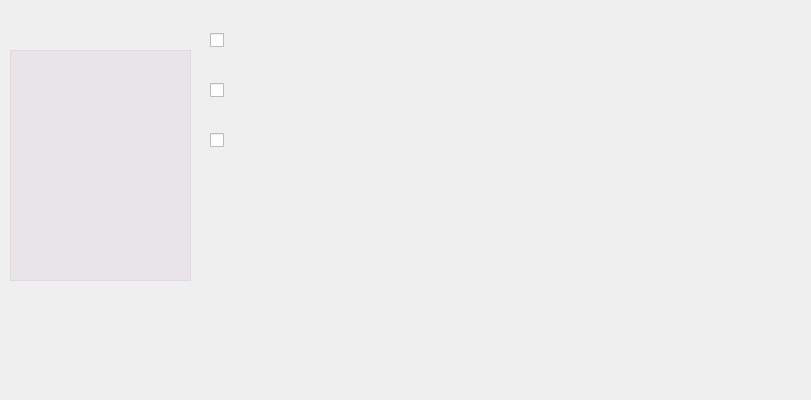
<?xml version="1.0" encoding="UTF-8"?>
<ui version="4.0">
 <class>work_sen</class>
 <widget class="QWidget" name="work_sen">
  <property name="geometry">
   <rect>
    <x>0</x>
    <y>0</y>
    <width>811</width>
    <height>400</height>
   </rect>
  </property>
  <property name="windowTitle">
   <string>Form</string>
  </property>
  <widget class="QPushButton" name="back">
   <property name="geometry">
    <rect>
     <x>314</x>
     <y>352</y>
     <width>173</width>
     <height>36</height>
    </rect>
   </property>
   <property name="font">
    <font>
     <family>Acrom Medium</family>
    </font>
   </property>
   <property name="styleSheet">
    <string notr="true">border-radius:3px</string>
   </property>
   <property name="text">
    <string/>
   </property>
  </widget>
  <widget class="QPushButton" name="on_true">
   <property name="geometry">
    <rect>
     <x>324</x>
     <y>298</y>
     <width>157</width>
     <height>31</height>
    </rect>
   </property>
   <property name="font">
    <font>
     <family>Acrom Medium</family>
    </font>
   </property>
   <property name="styleSheet">
    <string notr="true">border-radius:3px</string>
   </property>
   <property name="text">
    <string/>
   </property>
  </widget>
  <widget class="QPushButton" name="on_false">
   <property name="geometry">
    <rect>
     <x>483</x>
     <y>298</y>
     <width>157</width>
     <height>31</height>
    </rect>
   </property>
   <property name="font">
    <font>
     <family>Acrom Medium</family>
    </font>
   </property>
   <property name="styleSheet">
    <string notr="true">border-radius:3px</string>
   </property>
   <property name="text">
    <string/>
   </property>
  </widget>
  <widget class="QCheckBox" name="water_set">
   <property name="geometry">
    <rect>
     <x>210</x>
     <y>30</y>
     <width>30</width>
     <height>20</height>
    </rect>
   </property>
   <property name="font">
    <font>
     <family>Acrom Medium</family>
    </font>
   </property>
   <property name="text">
    <string/>
   </property>
  </widget>
  <widget class="QLabel" name="water_have">
   <property name="geometry">
    <rect>
     <x>420</x>
     <y>10</y>
     <width>150</width>
     <height>20</height>
    </rect>
   </property>
   <property name="font">
    <font>
     <family>Acrom Medium</family>
    </font>
   </property>
   <property name="text">
    <string/>
   </property>
  </widget>
  <widget class="QPushButton" name="have_true">
   <property name="geometry">
    <rect>
     <x>5</x>
     <y>298</y>
     <width>157</width>
     <height>31</height>
    </rect>
   </property>
   <property name="font">
    <font>
     <family>Acrom Medium</family>
    </font>
   </property>
   <property name="styleSheet">
    <string notr="true">border-radius:3px</string>
   </property>
   <property name="text">
    <string/>
   </property>
  </widget>
  <widget class="QPushButton" name="have_false">
   <property name="geometry">
    <rect>
     <x>164</x>
     <y>298</y>
     <width>157</width>
     <height>31</height>
    </rect>
   </property>
   <property name="font">
    <font>
     <family>Acrom Medium</family>
    </font>
   </property>
   <property name="styleSheet">
    <string notr="true">border-radius:3px</string>
   </property>
   <property name="text">
    <string/>
   </property>
  </widget>
  <widget class="QLabel" name="water_proc">
   <property name="geometry">
    <rect>
     <x>300</x>
     <y>55</y>
     <width>51</width>
     <height>20</height>
    </rect>
   </property>
   <property name="font">
    <font>
     <family>Acrom Medium</family>
    </font>
   </property>
   <property name="styleSheet">
    <string notr="true">color: rgb(238, 238, 236);</string>
   </property>
   <property name="text">
    <string/>
   </property>
  </widget>
  <widget class="QLabel" name="water_norm">
   <property name="geometry">
    <rect>
     <x>410</x>
     <y>40</y>
     <width>361</width>
     <height>20</height>
    </rect>
   </property>
   <property name="font">
    <font>
     <family>Acrom Medium</family>
    </font>
   </property>
   <property name="text">
    <string/>
   </property>
  </widget>
  <widget class="QLabel" name="water_on">
   <property name="geometry">
    <rect>
     <x>580</x>
     <y>10</y>
     <width>150</width>
     <height>20</height>
    </rect>
   </property>
   <property name="font">
    <font>
     <family>Acrom Medium</family>
    </font>
   </property>
   <property name="text">
    <string/>
   </property>
  </widget>
  <widget class="QLabel" name="gas_proc">
   <property name="geometry">
    <rect>
     <x>300</x>
     <y>102</y>
     <width>51</width>
     <height>20</height>
    </rect>
   </property>
   <property name="font">
    <font>
     <family>Acrom Medium</family>
    </font>
   </property>
   <property name="styleSheet">
    <string notr="true">color: rgb(238, 238, 236);</string>
   </property>
   <property name="text">
    <string/>
   </property>
  </widget>
  <widget class="QLabel" name="gas_on">
   <property name="geometry">
    <rect>
     <x>580</x>
     <y>70</y>
     <width>150</width>
     <height>20</height>
    </rect>
   </property>
   <property name="font">
    <font>
     <family>Acrom Medium</family>
    </font>
   </property>
   <property name="text">
    <string/>
   </property>
  </widget>
  <widget class="QCheckBox" name="gas_set">
   <property name="geometry">
    <rect>
     <x>210</x>
     <y>80</y>
     <width>30</width>
     <height>20</height>
    </rect>
   </property>
   <property name="font">
    <font>
     <family>Acrom Medium</family>
    </font>
   </property>
   <property name="text">
    <string/>
   </property>
  </widget>
  <widget class="QLabel" name="gas_have">
   <property name="geometry">
    <rect>
     <x>420</x>
     <y>70</y>
     <width>150</width>
     <height>20</height>
    </rect>
   </property>
   <property name="font">
    <font>
     <family>Acrom Medium</family>
    </font>
   </property>
   <property name="text">
    <string/>
   </property>
  </widget>
  <widget class="QLabel" name="gas_norm">
   <property name="geometry">
    <rect>
     <x>410</x>
     <y>100</y>
     <width>361</width>
     <height>20</height>
    </rect>
   </property>
   <property name="font">
    <font>
     <family>Acrom Medium</family>
    </font>
   </property>
   <property name="text">
    <string/>
   </property>
  </widget>
  <widget class="QLabel" name="temp_proc">
   <property name="geometry">
    <rect>
     <x>300</x>
     <y>152</y>
     <width>51</width>
     <height>20</height>
    </rect>
   </property>
   <property name="font">
    <font>
     <family>Acrom Medium</family>
    </font>
   </property>
   <property name="styleSheet">
    <string notr="true">color: rgb(238, 238, 236);</string>
   </property>
   <property name="text">
    <string/>
   </property>
  </widget>
  <widget class="QLabel" name="temp_on">
   <property name="geometry">
    <rect>
     <x>580</x>
     <y>130</y>
     <width>150</width>
     <height>20</height>
    </rect>
   </property>
   <property name="font">
    <font>
     <family>Acrom Medium</family>
    </font>
   </property>
   <property name="text">
    <string/>
   </property>
  </widget>
  <widget class="QCheckBox" name="temp_set">
   <property name="geometry">
    <rect>
     <x>210</x>
     <y>130</y>
     <width>29</width>
     <height>20</height>
    </rect>
   </property>
   <property name="font">
    <font>
     <family>Acrom Medium</family>
    </font>
   </property>
   <property name="text">
    <string/>
   </property>
  </widget>
  <widget class="QLabel" name="temp_have">
   <property name="geometry">
    <rect>
     <x>420</x>
     <y>130</y>
     <width>150</width>
     <height>20</height>
    </rect>
   </property>
   <property name="font">
    <font>
     <family>Acrom Medium</family>
    </font>
   </property>
   <property name="text">
    <string/>
   </property>
  </widget>
  <widget class="QLabel" name="temp_norm">
   <property name="geometry">
    <rect>
     <x>410</x>
     <y>160</y>
     <width>361</width>
     <height>20</height>
    </rect>
   </property>
   <property name="font">
    <font>
     <family>Acrom Medium</family>
    </font>
   </property>
   <property name="text">
    <string/>
   </property>
  </widget>
  <widget class="QPushButton" name="simulat">
   <property name="geometry">
    <rect>
     <x>647</x>
     <y>298</y>
     <width>157</width>
     <height>31</height>
    </rect>
   </property>
   <property name="font">
    <font>
     <family>Acrom Medium</family>
    </font>
   </property>
   <property name="styleSheet">
    <string notr="true">border-radius:3px</string>
   </property>
   <property name="text">
    <string/>
   </property>
  </widget>
  <widget class="QListWidget" name="roomlist">
   <property name="geometry">
    <rect>
     <x>10</x>
     <y>50</y>
     <width>181</width>
     <height>231</height>
    </rect>
   </property>
   <property name="font">
    <font>
     <family>Acrom Medium</family>
    </font>
   </property>
   <property name="styleSheet">
    <string notr="true">border-top-color: rgb(92, 53, 102);
selection-background-color: rgb(173, 127, 168);
color: rgb(238, 238, 236);
background-color: rgba(173, 127, 168,0.1);</string>
   </property>
  </widget>
  <widget class="QPushButton" name="cond_have_true">
   <property name="geometry">
    <rect>
     <x>225</x>
     <y>236</y>
     <width>173</width>
     <height>36</height>
    </rect>
   </property>
   <property name="font">
    <font>
     <family>Acrom Medium</family>
    </font>
   </property>
   <property name="styleSheet">
    <string notr="true">border-radius:3px</string>
   </property>
   <property name="text">
    <string/>
   </property>
  </widget>
  <widget class="QLabel" name="cond_on">
   <property name="geometry">
    <rect>
     <x>210</x>
     <y>180</y>
     <width>591</width>
     <height>20</height>
    </rect>
   </property>
   <property name="font">
    <font>
     <family>Acrom Medium</family>
    </font>
   </property>
   <property name="text">
    <string/>
   </property>
  </widget>
  <widget class="QPushButton" name="cond_have_false">
   <property name="geometry">
    <rect>
     <x>415</x>
     <y>236</y>
     <width>173</width>
     <height>36</height>
    </rect>
   </property>
   <property name="font">
    <font>
     <family>Acrom Medium</family>
    </font>
   </property>
   <property name="styleSheet">
    <string notr="true">border-radius:3px</string>
   </property>
   <property name="text">
    <string/>
   </property>
  </widget>
  <widget class="QPushButton" name="cond_on_but">
   <property name="geometry">
    <rect>
     <x>604</x>
     <y>236</y>
     <width>173</width>
     <height>36</height>
    </rect>
   </property>
   <property name="font">
    <font>
     <family>Acrom Medium</family>
    </font>
   </property>
   <property name="styleSheet">
    <string notr="true">border-radius:3px</string>
   </property>
   <property name="text">
    <string/>
   </property>
  </widget>
  <widget class="QLabel" name="warning">
   <property name="geometry">
    <rect>
     <x>203</x>
     <y>274</y>
     <width>601</width>
     <height>20</height>
    </rect>
   </property>
   <property name="font">
    <font>
     <family>Acrom Medium</family>
    </font>
   </property>
   <property name="text">
    <string/>
   </property>
  </widget>
  <widget class="QLabel" name="energy">
   <property name="geometry">
    <rect>
     <x>566</x>
     <y>202</y>
     <width>54</width>
     <height>20</height>
    </rect>
   </property>
   <property name="font">
    <font>
     <family>Acrom Medium</family>
    </font>
   </property>
   <property name="styleSheet">
    <string notr="true">color: rgb(238, 238, 236);</string>
   </property>
   <property name="text">
    <string/>
   </property>
  </widget>
  <widget class="QLabel" name="label_5">
   <property name="geometry">
    <rect>
     <x>0</x>
     <y>0</y>
     <width>811</width>
     <height>400</height>
    </rect>
   </property>
   <property name="font">
    <font>
     <family>Acrom Medium</family>
    </font>
   </property>
   <property name="text">
    <string/>
   </property>
   <property name="pixmap">
    <pixmap resource="pich.qrc">:/picha/Pichures/work_sen.png</pixmap>
   </property>
  </widget>
  <zorder>label_5</zorder>
  <zorder>back</zorder>
  <zorder>on_true</zorder>
  <zorder>on_false</zorder>
  <zorder>water_set</zorder>
  <zorder>water_have</zorder>
  <zorder>have_true</zorder>
  <zorder>have_false</zorder>
  <zorder>water_proc</zorder>
  <zorder>water_norm</zorder>
  <zorder>water_on</zorder>
  <zorder>gas_proc</zorder>
  <zorder>gas_on</zorder>
  <zorder>gas_set</zorder>
  <zorder>gas_have</zorder>
  <zorder>gas_norm</zorder>
  <zorder>temp_proc</zorder>
  <zorder>temp_on</zorder>
  <zorder>temp_set</zorder>
  <zorder>temp_have</zorder>
  <zorder>temp_norm</zorder>
  <zorder>simulat</zorder>
  <zorder>roomlist</zorder>
  <zorder>cond_have_true</zorder>
  <zorder>cond_on</zorder>
  <zorder>cond_have_false</zorder>
  <zorder>cond_on_but</zorder>
  <zorder>warning</zorder>
  <zorder>energy</zorder>
 </widget>
 <resources>
  <include location="pich.qrc"/>
 </resources>
 <connections/>
</ui>
